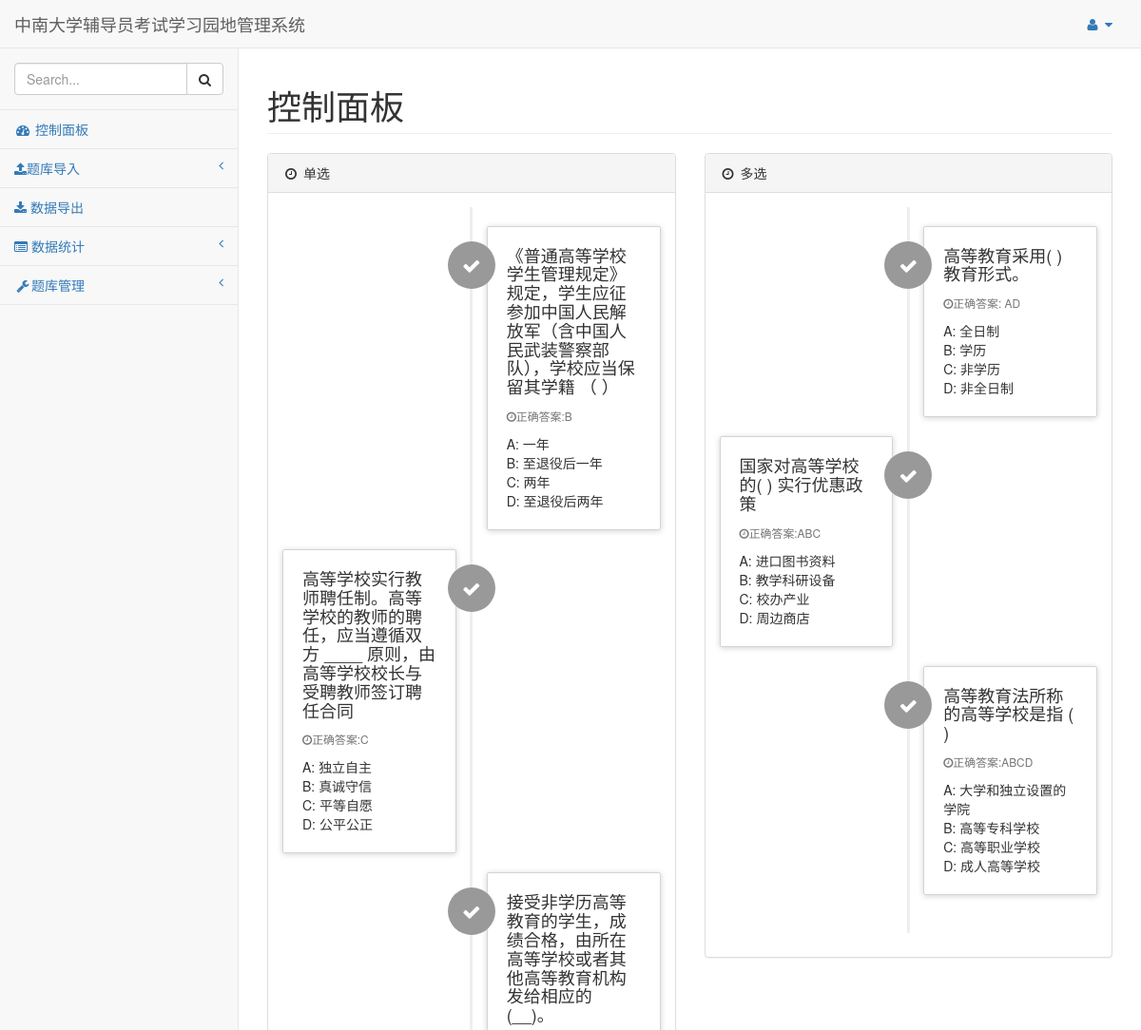
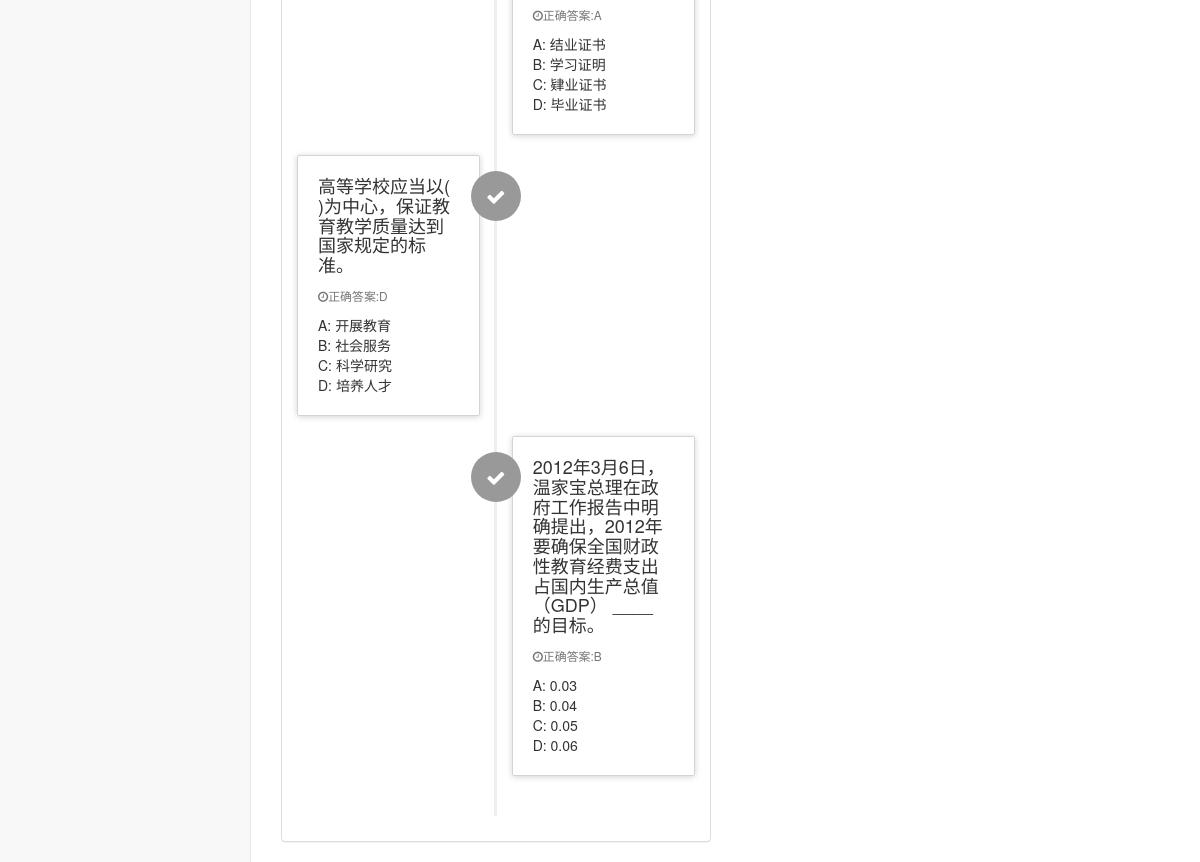
The app's page /index.php/admin/AnalyseWrong with its own data (2 pictures, top to bottom).
### tables this page shows
CREATE TABLE `radio` (
  `Id` int(11) NOT NULL,
  `topic` text NOT NULL COMMENT '题目',
  `option_A` text NOT NULL COMMENT '选项A',
  `option_B` text NOT NULL COMMENT '选项B',
  `option_C` text NOT NULL COMMENT '选项C',
  `option_D` text NOT NULL COMMENT '选项D',
  `anwser` text NOT NULL,
  `fenzhi` int(11) NOT NULL COMMENT '分值',
  `quoted_num` int(11) NOT NULL COMMENT '被抽到的次数',
  `wrong_num` int(11) NOT NULL COMMENT '答错的次数',
  `time` timestamp NOT NULL DEFAULT CURRENT_TIMESTAMP ON UPDATE CURRENT_TIMESTAMP COMMENT '题库上传时间'
);

CREATE TABLE `Multiple` (
  `id` int(11) NOT NULL,
  `topic` text NOT NULL COMMENT '题目',
  `option_A` text NOT NULL,
  `option_B` text NOT NULL,
  `option_C` text NOT NULL,
  `option_D` text NOT NULL,
  `option_E` text NOT NULL,
  `option_F` text NOT NULL,
  `option_G` text NOT NULL,
  `option_H` text NOT NULL,
  `fenzhi` int(11) NOT NULL COMMENT '分值',
  `more` int(11) NOT NULL COMMENT '多选题目答案多选的分值',
  `short` int(11) NOT NULL COMMENT '多选题目答案少选的分值',
  `anwser` text NOT NULL COMMENT '答案(大写)',
  `quoted_num` int(11) NOT NULL COMMENT '引用数',
  `wrong_num` int(11) NOT NULL COMMENT '错误数',
  `time` timestamp NOT NULL DEFAULT CURRENT_TIMESTAMP ON UPDATE CURRENT_TIMESTAMP COMMENT '题库上传时间'
);

### application/controllers/Admin.php (called while the page is built, shortened)
<?php
 class Admin extends CI_Controller
 {
   function __construct()
   {
     $this->load->model('Admin_model');
     $this->load->model('Exam_model');
     $this->load->model('Rank_model');
     $this->load->library('DataOption');
   }
   public function AnalyseWrong()
   {
    $data['wrong'] = $this->Rank_model->Error_Rate();
    $this->load->view('admin/header');
    $this->load->view('admin/AnalyseWrong',$data);
    $this->load->view('admin/footer');
   }
 }

### index.php (called while the page is built, shortened)
<?php
require_once BASEPATH.'core/CodeIgniter.php';

### application/models/Rank_model.php (called while the page is built, shortened)
<?php
class Rank_model extends CI_Model
{
  public function Error_Rate($radio=5,$multiple=3,$TorF=2)
  {
    $sql = "select topic,option_A,option_B,option_C,option_D,anwser from radio order by (wrong_num/quoted_num) desc limit $radio";
    $query = $this->db->query($sql);
    $radio = $query->result_array();
    $sql = "select  topic,option_A,option_B,option_C,option_D,option_E,option_F,option_G,option_H,anwser from Multiple order by (wrong_num/quoted_num) desc limit $multiple";
    $query = $this->db->query($sql);
    $multiple = $query->result_array();
    $sql = "select  topic,anwser from TorF order by (wrong_num/quoted_num) desc limit $TorF";
    $query = $this->db->query($sql);
    $TorF  = $query->result_array();
    $result = array('radio' => $radio,'multiple'=>$multiple,'TorF'=>$TorF);
    return $result;
  }
}

### application/views/admin/AnalyseWrong.php (the view)
<div class="row">
  <div class="col-lg-6">
    <div class="panel panel-default">
        <div class="panel-heading">
            <i class="fa fa-clock-o fa-fw"></i> 单选
        </div>
        <div class="panel-body">
            <ul class="timeline">
              <?php
              $i = 0;
                foreach ($wrong['radio'] as $key => $value) {
                  $i ++;
                  if($i%2 == 0)
                  {
                    echo "<li>";
                  }
                  else
                  {
                    echo "<li class='timeline-inverted'>";
                  }
                  echo '<div class="timeline-badge"><i class="fa fa-check"></i></div>';
                  echo '<div class="timeline-panel"><div class="timeline-heading">';
                  echo '<h4 class="timeline-title">'.$value['topic'].'</h4>';
                  echo '<p><small class="text-muted"><i class="fa fa-clock-o"></i>正确答案:'.$value['anwser'].'</small></p>';
                  echo '<div class="timeline-body">';
                  echo 'A: '.$value['option_A'].'<br \>'.'B: '.$value['option_B'].'<br \>'.'C: '.$value['option_C'].'<br \>'.'D: '.$value['option_D'];
                  echo '</div></div></li>';
                }
              ?>
            </ul>
        </div>
    </div>
  </div>
  <div class="col-lg-6">
    <div class="panel panel-default">
        <div class="panel-heading">
            <i class="fa fa-clock-o fa-fw"></i> 多选
        </div>
        <div class="panel-body">
            <ul class="timeline">
              <?php
              $i = 0;
                foreach ($wrong['multiple'] as $key => $value) {
                  $i ++;
                  if($i%2 == 0)
                  {
                    echo "<li>";
                  }
                  else
                  {
                    echo "<li class='timeline-inverted'>";
                  }
                  echo '<div class="timeline-badge"><i class="fa fa-check"></i></div>';
                  echo '<div class="timeline-panel"><div class="timeline-heading">';
                  echo '<h4 class="timeline-title">'.$value['topic'].'</h4>';
                  echo '<p><small class="text-muted"><i class="fa fa-clock-o"></i>正确答案:'.$value['anwser'].'</small></p>';
                  echo '<div class="timeline-body">';
                  echo 'A: '.$value['option_A'].'<br \>'.'B: '.$value['option_B'].'<br \>'.'C: '.$value['option_C'].'<br \>'.'D: '.$value['option_D'];
                  echo '</div></div></li>';
                }
              ?>
            </ul>
        </div>
    </div>
  </div>
</div>

### css/sb-admin-2.css (style rules this page uses)
body { background-color: #f8f8f8; }
.timeline { position: relative; padding: 20px 0 20px; list-style: none; }
.timeline:before { content: " "; position: absolute; top: 0; bottom: 0; left: 50%; width: 3px; margin-left: -1.5px; background-color: #eeeeee; }
.timeline > li { position: relative; margin-bottom: 20px; }
.timeline > li:before, .timeline > li:after { content: " "; display: table; }
.timeline > li:after { clear: both; }
.timeline > li > .timeline-panel { float: left; position: relative; width: 46%; padding: 20px; border: 1px solid #d4d4d4; border-radius: 2px; -webkit-box-shadow: 0 1px 6px rgba(0, 0, 0, 0.175); box-shadow: 0 1px 6px rgba(0, 0, 0, 0.175); }
.timeline > li > .timeline-panel:before { content: " "; display: inline-block; position: absolute; top: 26px; right: -15px; border-top: 15px solid transparent; border-right: 0 solid #ccc; border-bottom: 15px solid transparent; border-left: 15px solid #ccc; }
.timeline > li > .timeline-panel:after { content: " "; display: inline-block; position: absolute; top: 27px; right: -14px; border-top: 14px solid transparent; border-right: 0 solid #fff; border-bottom: 14px solid transparent; border-left: 14px solid #fff; }
.timeline > li > .timeline-badge { z-index: 100; position: absolute; top: 16px; left: 50%; width: 50px; height: 50px; margin-left: -25px; border-radius: 50% 50% 50% 50%; text-align: center; font-size: 1.4em; line-height: 50px; color: #fff; background-color: #999999; }
.timeline > li.timeline-inverted > .timeline-panel { float: right; }
.timeline > li.timeline-inverted > .timeline-panel:before { right: auto; left: -15px; border-right-width: 15px; border-left-width: 0; }
.timeline > li.timeline-inverted > .timeline-panel:after { right: auto; left: -14px; border-right-width: 14px; border-left-width: 0; }
.timeline-title { margin-top: 0; color: inherit; }

### records on screen
radio: topic "《普通高等学校学生管理规定》规定，学生应征参加中国人民解放军（含中国人民武装警察部队），学校应当保留其学籍 （ ）", anwser "B", option_A "一年", option_B "至退役后一年", option_C "两年", option_D "至退役后两年"
radio: topic "高等学校实行教师聘任制。高等学校的教师的聘任，应当遵循双方 ____ 原则，由高等学校校长与受聘教师签订聘任合同", anwser "C", option_A "独立自主", option_B "真诚守信", option_C "平等自愿", option_D "公平公正"
radio: topic "接受非学历高等教育的学生，成绩合格，由所在高等学校或者其他高等教育机构发给相应的 (__)。", anwser "A", option_A "结业证书", option_B "学习证明", option_C "肄业证书", option_D "毕业证书"
radio: topic "高等学校应当以( )为中心，保证教育教学质量达到国家规定的标准。", anwser "D", option_A "开展教育", option_B "社会服务", option_C "科学研究", option_D "培养人才"
radio: topic "2012年3月6日，温家宝总理在政府工作报告中明确提出，2012年要确保全国财政性教育经费支出占国内生产总值（GDP） ____ 的目标。", anwser "B", option_A "0.03", option_B "0.04", option_C "0.05", option_D "0.06"
multiple: topic "高等教育采用( )教育形式。", anwser "AD", option_A "全日制", option_B "学历", option_C "非学历", option_D "非全日制"
multiple: topic "国家对高等学校的( ) 实行优惠政策", anwser "ABC", option_A "进口图书资料", option_B "教学科研设备", option_C "校办产业", option_D "周边商店"
multiple: topic "高等教育法所称的高等学校是指 ( )", anwser "ABCD", option_A "大学和独立设置的学院", option_B "高等专科学校", option_C "高等职业学校", option_D "成人高等学校"
